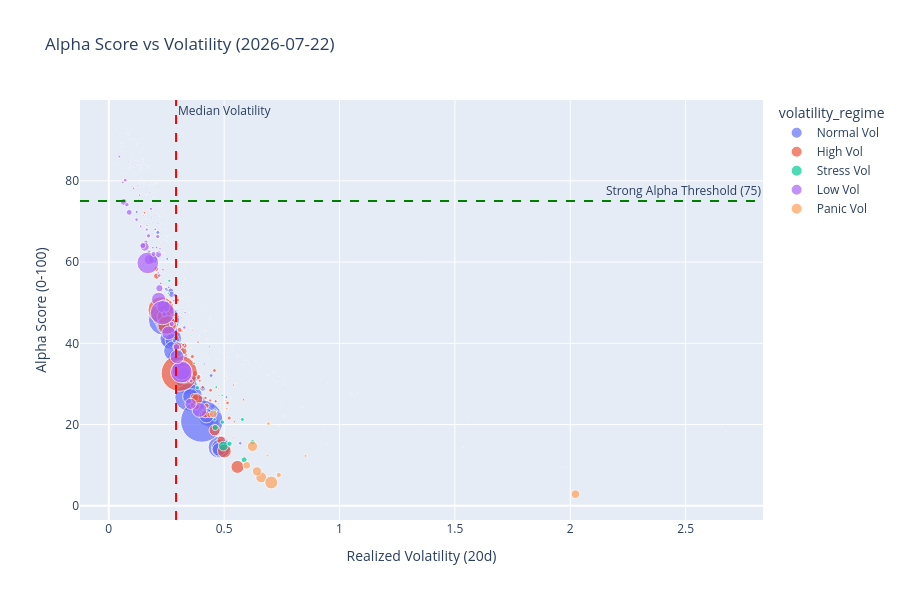

Here is the notebook cell this chart was saved with:
### Markdown cell above
### 1.3 Alpha Score vs Volatility Scatter Plot
Biểu đồ phân tán so sánh điểm Alpha với độ biến động (Annualized Volatility). Cổ phiếu lý tưởng nằm ở góc **trên-trái** (Alpha cao, Biến động thấp). Đường kẻ đỏ thể hiện mức biến động trung vị của toàn thị trường, đường kẻ xanh thể hiện ngưỡng Alpha mạnh (>=75).

### Code cell
# Cell: Interactive Alpha vs Volatility Scatter Plot
from src.reporting.chart_factory import alpha_vs_volatility_chart

fig_vol = alpha_vs_volatility_chart(scored_with_beta, date=latest_date)
fig_vol.show()
